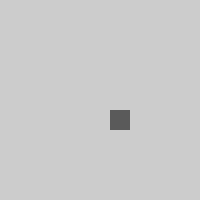
Frame 1 (no input)
Frame 60 (the mouse pressed at the canvas centre just before this capture): identical to frame 1, image omitted
Frame 120 (the mouse held since frame 60 and released just before this capture): identical to frame 1, image omitted

The Processing sketch that drew this single still picture (run headless with seeded random() and noise(); from frame 60 on, the mouse is pressed at the canvas centre):

// Processing sketch: Game_of_Life
// ── Game_of_Life.pde
//version of game of life
Cell cell;

void setup() {
  size(200, 200);
  cell = new Cell (110, 110);
}

void draw() {
  cell.draw();
}
// ── Cell_class.pde
class Cell {
  int x, y, s;
  boolean alive;
  int timer;

  Cell(int ex, int why) {
    x = ex;
    y = why;
    s = 20;
    alive = false;
  }

  void draw() {
    noStroke();
    fill(90, 90, 90);
    if (mousePressed)
      alive(clicked());

    if (alive)
      fill(255, 255, 255);
    rect(x, y, s, s);
  }

  void alive(boolean maybe) {
    if (maybe && timer < millis()) {
      alive = !alive;
    }
    timer = millis() + 20;
  }

  boolean clicked() {
    println("clicked");
    return(mouseX < x + s && mouseX > x && mouseY < y + s && mouseY > y && mousePressed);
  }

  boolean alive() {
    return(alive);
  }
}
// ── Cluster_class.pde
class Cluster {
}
